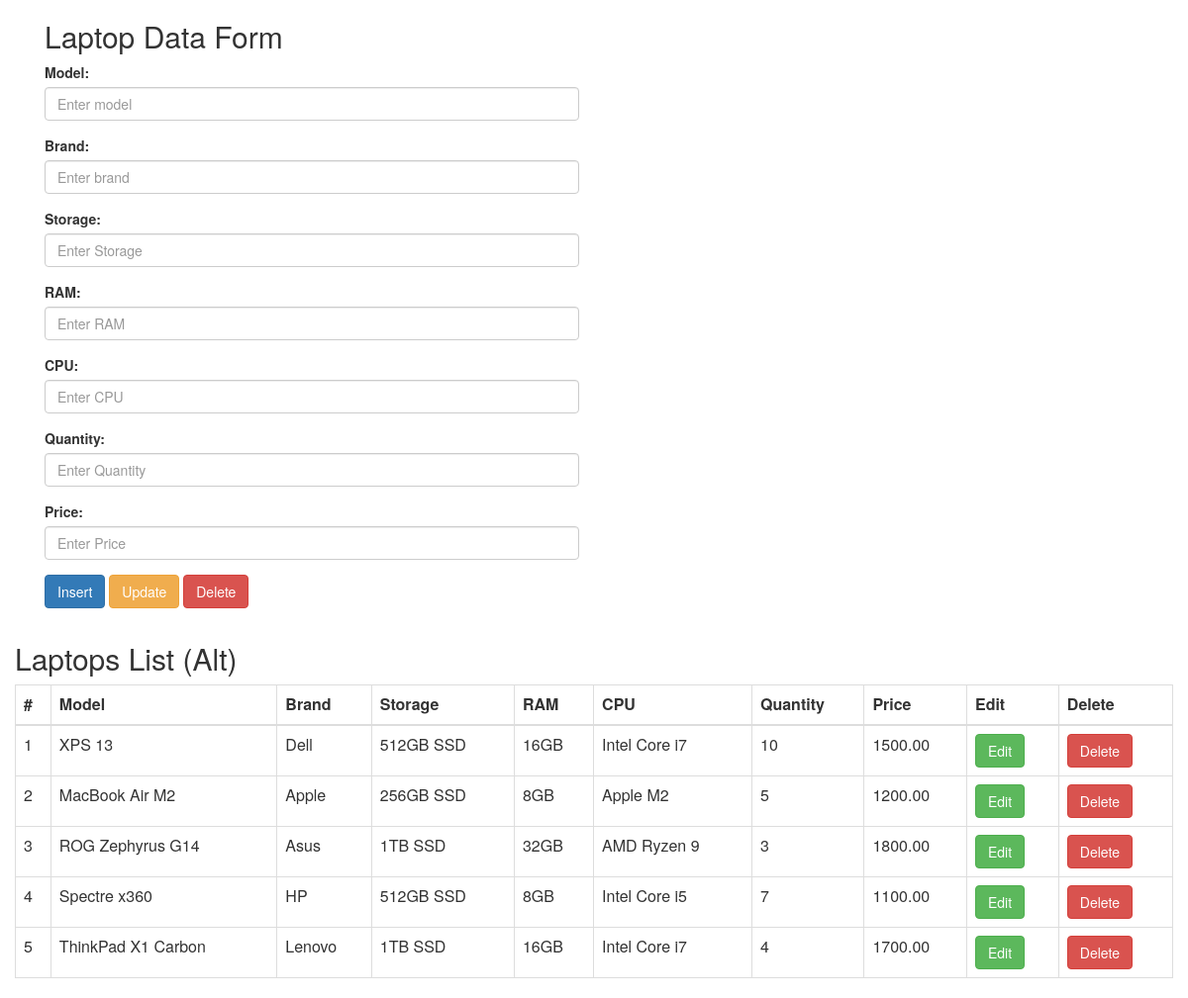
The page /week3/index-buoi3.php on the database its author committed.
### tables this page shows
CREATE TABLE IF NOT EXISTS `laptops_alt` (
  `model` VARCHAR(150) NOT NULL,
  `brand` VARCHAR(100) NOT NULL,
  `storage` VARCHAR(100),
  `ram` VARCHAR(50),
  `cpu` VARCHAR(100),
  `quantity` INT(11) DEFAULT 0,
  `price` DECIMAL(10,2) NOT NULL,
  `id` INT(11) NOT NULL AUTO_INCREMENT,
  PRIMARY KEY (`id`)
);

### week3/index-buoi3.php (the view, shortened to what this page needs)
<?php
include "connection.php";
?>
<html lang="en">
<head>
    <link rel="stylesheet" href="https://maxcdn.bootstrapcdn.com/bootstrap/3.4.1/css/bootstrap.min.css">
</head>
<body>
<div class="container">
    <div class="col-lg-6">
        <h2>Laptop Data Form</h2>
        <form action="" name="form1" method="post">
            <div class="form-group">
                <label for="model">Model:</label>
                <input type="text" class="form-control" id="model" placeholder="Enter model" name="model">
            </div>
            <div class="form-group">
                <label for="brand">Brand:</label>
                <input type="text" class="form-control" id="brand" placeholder="Enter brand" name="brand">
            </div>
            <div class="form-group">
                <label for="storage">Storage:</label>
                <input type="text" class="form-control" id="storage" placeholder="Enter Storage" name="storage">
            </div>
            <div class="form-group">
                <label for="ram">RAM:</label>
                <input type="text" class="form-control" id="ram" placeholder="Enter RAM" name="ram">
            </div>
            <div class="form-group">
                <label for="cpu">CPU:</label>
                <input type="text" class="form-control" id="cpu" placeholder="Enter CPU" name="cpu">
            </div>
            <div class="form-group">
                <label for="quantity">Quantity:</label>
                <input type="text" class="form-control" id="quantity" placeholder="Enter Quantity" name="quantity">
            </div>
            <div class="form-group">
                <label for="price">Price:</label>
                <input type="text" class="form-control" id="price" placeholder="Enter Price" name="price">
            </div>
            <button type="submit" name="insert" class="btn btn-primary">Insert</button>
            <button type="submit" name="update" class="btn btn-warning">Update</button>
            <button type="submit" name="delete" class="btn btn-danger">Delete</button>
        </form>
    </div>
</div>
<div class="col-lg-12">
    <h2>Laptops List (Alt)</h2>
    <table class="table table-bordered">
        <thead>
        <tr>
            <th>#</th>
            <th>Model</th>
            <th>Brand</th>
            <th>Storage</th>
            <th>RAM</th>
            <th>CPU</th>
            <th>Quantity</th>
            <th>Price</th>
            <th>Edit</th>
            <th>Delete</th>
        </tr>
        </thead>
        <tbody>
        <?php
        if (!empty($link)) {
            $res=mysqli_query($link,"SELECT * FROM laptops_alt");
            while($row=mysqli_fetch_array($res))
            {
                echo "<tr>";
                echo "<td>".$row["id"]."</td>";
                echo "<td>".$row["model"]."</td>";
                echo "<td>".$row["brand"]."</td>";
                echo "<td>".$row["storage"]."</td>";
                echo "<td>".$row["ram"]."</td>";
                echo "<td>".$row["cpu"]."</td>";
                echo "<td>".$row["quantity"]."</td>";
                echo "<td>".$row["price"]."</td>";
                echo "<td><a href='edit.php?id=".$row["id"]."'><button type='button' class='btn btn-success'>Edit</button></a></td>";
                echo "<td><a href='delete.php?id=".$row["id"]."'><button type='button' class='btn btn-danger'>Delete</button></a></td>";
                echo "</tr>";
            }
        }
        ?>
        </tbody>
    </table>
</div>
</body>
</html>

### rows shown on the page
laptops_alt: id "1", model "XPS 13", brand "Dell", storage "512GB SSD", ram "16GB", cpu "Intel Core i7", quantity "10", price "1500.00"
laptops_alt: id "2", model "MacBook Air M2", brand "Apple", storage "256GB SSD", ram "8GB", cpu "Apple M2", quantity "5", price "1200.00"
laptops_alt: id "3", model "ROG Zephyrus G14", brand "Asus", storage "1TB SSD", ram "32GB", cpu "AMD Ryzen 9", quantity "3", price "1800.00"
laptops_alt: id "4", model "Spectre x360", brand "HP", storage "512GB SSD", ram "8GB", cpu "Intel Core i5", quantity "7", price "1100.00"
laptops_alt: id "5", model "ThinkPad X1 Carbon", brand "Lenovo", storage "1TB SSD", ram "16GB", cpu "Intel Core i7", quantity "4", price "1700.00"
